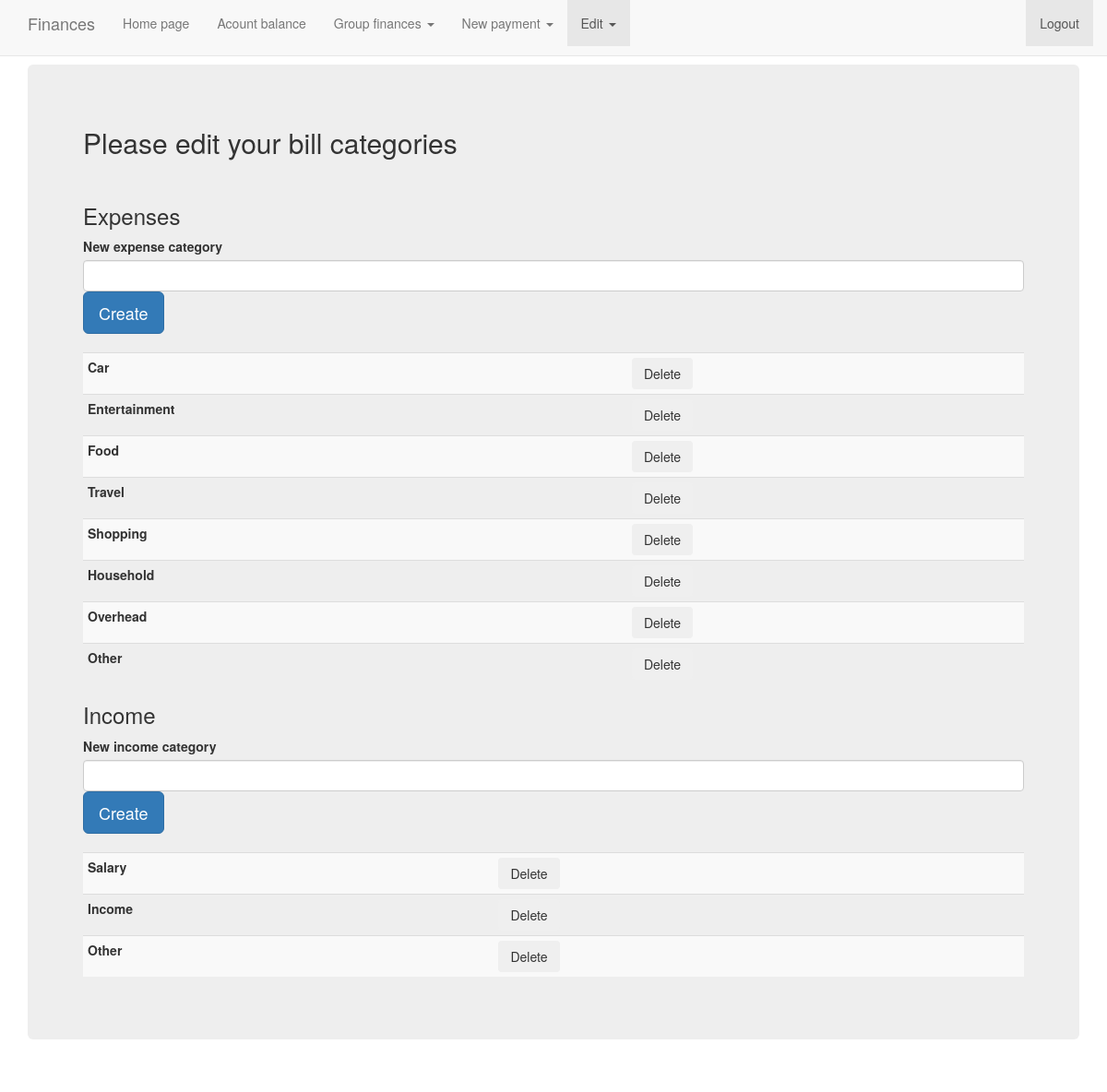
Before: /edit_categories.php (signed in) with the older database file.
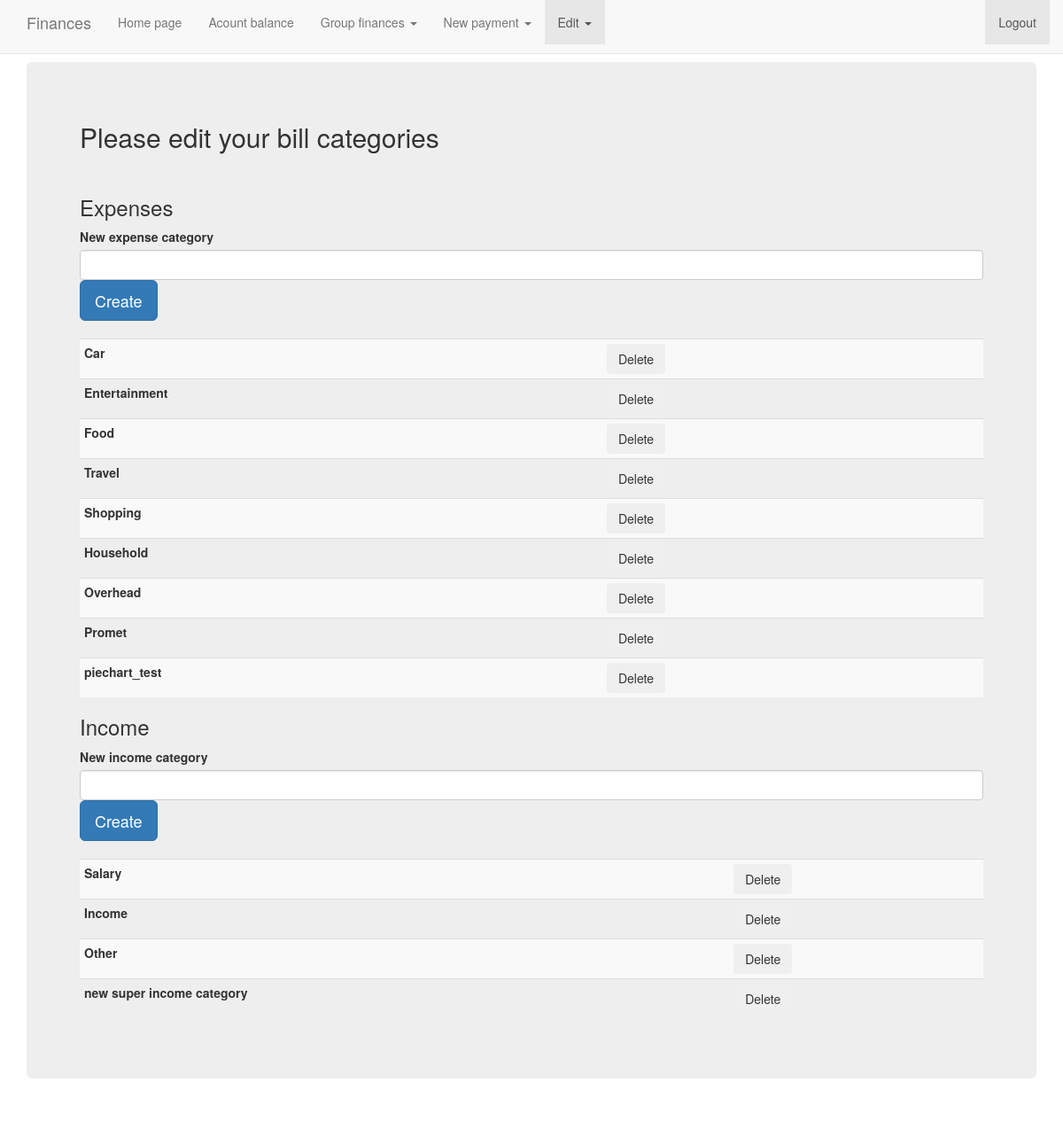
After: the same page with the newer database file.
### tables this page shows
CREATE TABLE `bill_type` (
  `ime` varchar(255) NOT NULL,
  `id_user` int(50) NOT NULL,
  `id_type` int(50) NOT NULL,
  `category` varchar(255) NOT NULL
);

### edit_categories.php (the view, shortened to what this page needs)
<!DOCTYPE html>
<html>
<head>
	<link rel="stylesheet" href="https://maxcdn.bootstrapcdn.com/bootstrap/3.3.7/css/bootstrap.min.css">
	<link href="navbar-fixed-top.css" rel="stylesheet">
</head>
<body>
	<nav class="navbar navbar-default navbar-fixed-top">
		<div class="container">
		<div class="navbar-header">
			<p class="navbar-brand">Finances</p>
		</div>
		<div id="navbar" class="navbar-collapse collapse">
			<ul class="nav navbar-nav">
				<li><a href="index.php">Home page</a></li>
				<li><a href="show_bill.php">Acount balance</a></li>
				<li class="dropdown">
					<a href="" class="dropdown-toggle" data-toggle="dropdown" role="button" aria-haspopup="true" aria-expanded="false">Group finances <span class="caret"></span></a>
				</li>
				<li class="dropdown">
					<a href="" class="dropdown-toggle" data-toggle="dropdown" role="button" aria-haspopup="true" aria-expanded="false">New payment <span class="caret"></span></a>
				</li>
				<li class="dropdown active">
					<a href="" class="dropdown-toggle" data-toggle="dropdown" role="button" aria-haspopup="true" aria-expanded="false">Edit <span class="caret"></span></a>
				</li>
			</ul>
			<ul class="nav navbar-nav navbar-right">
				<?php if(isset($_SESSION['username'])): ?>
					<li class="active"><a href="logout.php">Logout</a></li>
				<?php else:?>
					<li class="active"><a href="login.php">Login</a></li>
					<li><a href="register.php">Register</a></li>
				<?php endif ?>
			</ul>
		</div>
		</div>
    </nav>
	<div class="container">
		<div class="jumbotron">
			<?php if(isset($_SESSION['username'])): ?>
			<?php include('backend_categories.php'); ?>
			<h2>Please edit your bill categories</h2><br>
			<h3>Expenses</h3>
			<form method='post' action='edit_categories.php'>
				<label for="category">New expense category</label>
				<input class='form-control' type="text" name="category">
				<button class='btn btn-lg btn-primary' type="submit" name="new_expense_category">Create</button>
			</form>
			<br>
			<?php
				echo "<table class='table table-striped table-condensed'>";
					$query = "SELECT * FROM `bill_type` WHERE id_user=".$_SESSION['user_id']." AND category='Expenses'";
					$result = $connection->query($query);
					if($result->num_rows > 0){
						while($row = $result->fetch_assoc()){
							echo "<tr><form method='post' action='del_categories.php'>";
								echo "<td><label for=".$row['ime'].">".$row['ime']."</label></td>";
								echo "<td><input type='hidden' name='category_id' value=".$row['id_type'].">";
								echo "<input type='submit' name='del_expense' class='btn' value='Delete'></td>";
							echo "</form></tr>";
						}
					}
				echo "</table>";
			?>
			<h3>Income</h3>
			<form method='post' action='edit_categories.php'>
				<label for="category">New income category</label>
				<input class='form-control' type="text" name="category">
				<button class='btn btn-lg btn-primary' type="submit" name="new_income_category">Create</button>
			</form>
			<br>
			<?php
				echo "<table class='table table-striped table-condensed'>";
					$query = "SELECT * FROM `bill_type` WHERE id_user=".$_SESSION['user_id']." AND category='Income'";
					$result = $connection->query($query);
					if($result->num_rows > 0){
						while($row = $result->fetch_assoc()){
							echo "<tr><form method='post' action='del_categories.php'>";
								echo "<td><label for=".$row['ime'].">".$row['ime']."</label></td>";
								echo "<td><input type='hidden' name='category_id' value=".$row['id_type'].">";
								echo "<input type='submit' name='del_income' class='btn' value='Delete'></td>";
							echo "</form></tr>";
						}
					}
				echo "</table>";
			?>
			<?php else:?>
				<p>Please login or register</p>
			<?php endif ?>
		</div>
	</div>
</body>
</html>

Changed rows visible on the page:
removed bill_type: ime "Other", shown under "Expenses"
added bill_type: ime "Promet", shown under "Expenses"
added bill_type: ime "piechart_test", shown under "Expenses"
added bill_type: ime "new super income category", shown under "Income"
